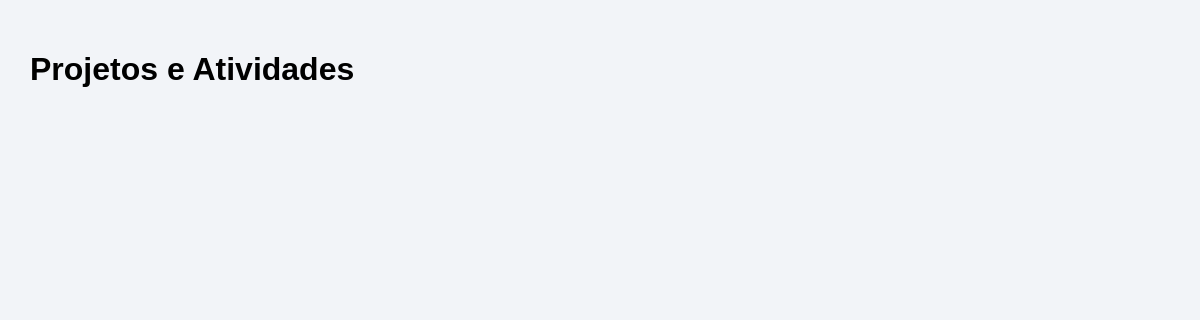
Page /projetos/ on the earlier database version.
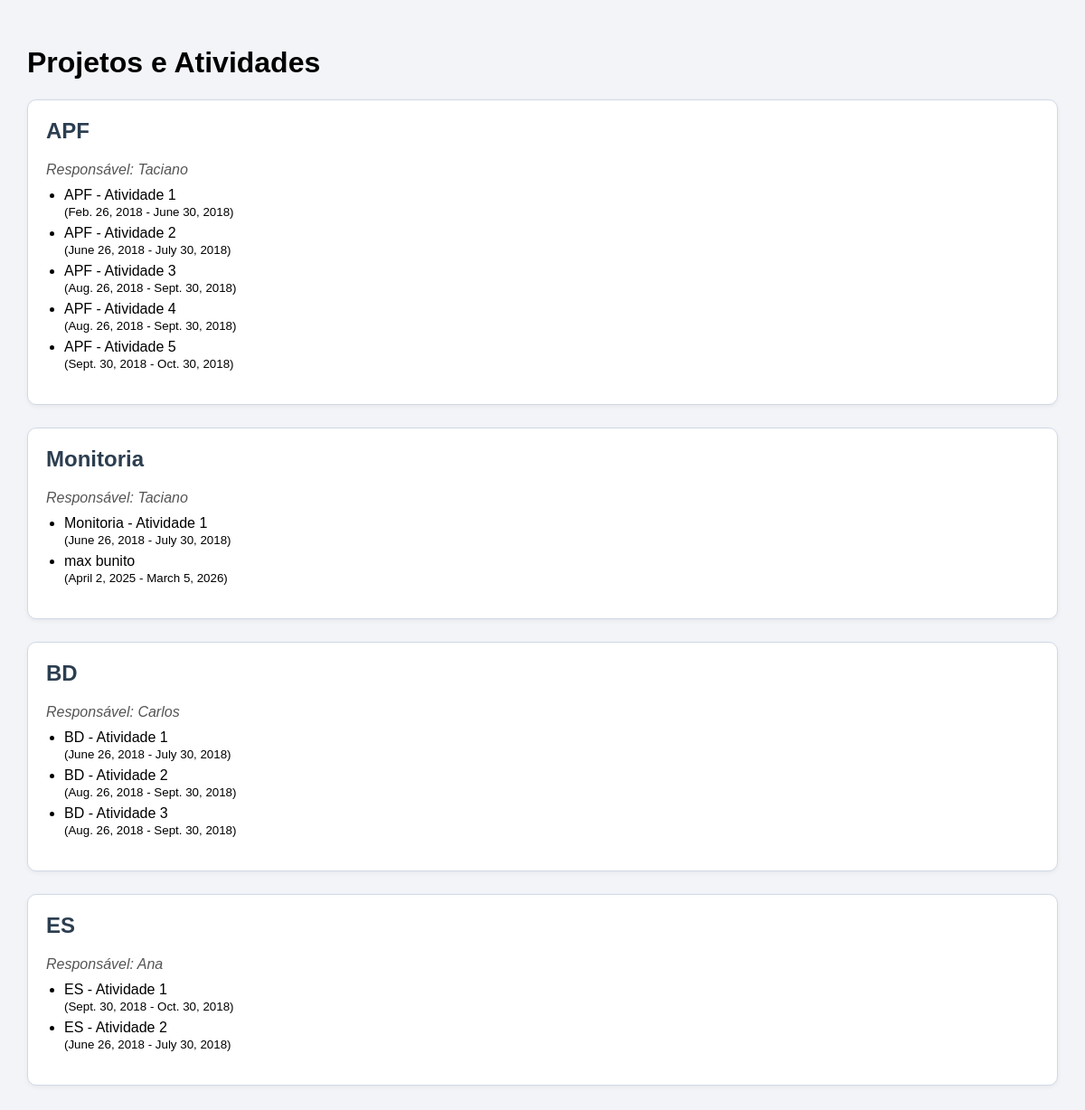
Same page on the later database version.
### app_django/models.py (models this page shows, shortened)
class Projeto(models.Model):
    nome = models.CharField(max_length=50, unique=True)
    descricao = models.CharField(max_length=250)
    responsavel = models.ForeignKey(Funcionario, null=True, blank=True, on_delete=models.SET_NULL)
    depto = models.ForeignKey(Departamento, null=True, blank=True, on_delete=models.SET_NULL)
    data_inicio = models.DateField()
    data_fim = models.DateField()

class Funcionario(models.Model):
    nome = models.CharField(max_length=150)
    sexo = models.CharField(max_length=1)
    dt_nasc = models.DateField()
    salario = models.DecimalField(max_digits=10, decimal_places=2)
    supervisor = models.ForeignKey('self', null=True, blank=True, on_delete=models.SET_NULL, related_name='subordinados')
    depto = models.ForeignKey('Departamento', null=True, blank=True, on_delete=models.SET_NULL)

class Atividade(models.Model):
    descricao = models.CharField(max_length=250)
    projeto = models.ForeignKey(Projeto, null=True, blank=True, on_delete=models.SET_NULL)
    data_inicio = models.DateField()
    data_fim = models.DateField()

### app_django/views.py (the view)
# urls.py: path('projetos/', views.listar_projetos, name='listar_projetos'),
def listar_projetos(request):
    projetos = Projeto.objects.all().prefetch_related('atividade_set')
    return render(request, 'telas/listar_projetos.html', {'projetos': projetos})

### app_django/templates/telas/listar_projetos.html (shortened to what this page needs)
<!DOCTYPE html>
<html lang="pt-br">
  <head>
  </head>
  <body>
    <h1>Projetos e Atividades</h1>
    {% for projeto in projetos %}
    <div class="projeto">
      <h2>{{ projeto.nome }}</h2>
      <p class="responsavel">
        Responsável: {% if projeto.responsavel %} {{ projeto.responsavel.nome }}
        {% else %}
        <span style="color: red">Sem responsável</span>
        {% endif %}
      </p>
      <ul class="atividades">
        {% for atividade in projeto.atividade_set.all %}
        <li>
          {{ atividade.descricao }}<br />
          <small
            >({{ atividade.data_inicio }} - {{ atividade.data_fim }})</small
          >
        </li>
        {% empty %}
        <li class="sem-atividades">Nenhuma atividade cadastrada.</li>
        {% endfor %}
      </ul>
    </div>
    {% endfor %}
  </body>
</html>

### app_django/templates/telas/listar_projetos.html (style rules this page uses)
body { font-family: Arial, sans-serif; background-color: #f2f4f8; margin: 0; padding: 30px; }
.projeto { background-color: #ffffff; border: 1px solid #d1d9e6; border-radius: 10px; padding: 20px; margin-bottom: 25px; box-shadow: 0 2px 5px rgba(0, 0, 0, 0.05); }
.projeto h2 { margin-top: 0; color: #2c3e50; }
.responsavel { font-style: italic; color: #555; margin-bottom: 10px; }
ul.atividades { list-style-type: disc; padding-left: 20px; margin-top: 10px; }
ul.atividades li { margin-bottom: 6px; }

Differences in the rows shown:
added Projeto: nome "APF", responsavel.nome "Taciano"
added Atividade: descricao "APF - Atividade 1", data_inicio "Feb. 26, 2018", data_fim "June 30, 2018", shown under "APF"
added Atividade: descricao "APF - Atividade 2", data_inicio "June 26, 2018", data_fim "July 30, 2018", shown under "APF"
added Atividade: descricao "APF - Atividade 3", data_inicio "Aug. 26, 2018", data_fim "Sept. 30, 2018", shown under "APF"
added Atividade: descricao "APF - Atividade 4", data_inicio "Aug. 26, 2018", data_fim "Sept. 30, 2018", shown under "APF"
added Atividade: descricao "APF - Atividade 5", data_inicio "Sept. 30, 2018", data_fim "Oct. 30, 2018", shown under "APF"
added Projeto: nome "Monitoria", responsavel.nome "Taciano"
added Atividade: descricao "Monitoria - Atividade 1", data_inicio "June 26, 2018", data_fim "July 30, 2018", shown under "Monitoria"
added Atividade: descricao "max bunito", data_inicio "April 2, 2025", data_fim "March 5, 2026", shown under "Monitoria"
added Projeto: nome "BD", responsavel.nome "Carlos"
added Atividade: descricao "BD - Atividade 1", data_inicio "June 26, 2018", data_fim "July 30, 2018", shown under "BD"
added Atividade: descricao "BD - Atividade 2", data_inicio "Aug. 26, 2018", data_fim "Sept. 30, 2018", shown under "BD"
added Atividade: descricao "BD - Atividade 3", data_inicio "Aug. 26, 2018", data_fim "Sept. 30, 2018", shown under "BD"
added Projeto: nome "ES", responsavel.nome "Ana"
added Atividade: descricao "ES - Atividade 1", data_inicio "Sept. 30, 2018", data_fim "Oct. 30, 2018", shown under "ES"
added Atividade: descricao "ES - Atividade 2", data_inicio "June 26, 2018", data_fim "July 30, 2018", shown under "ES"
